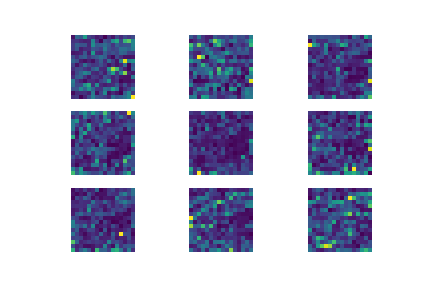

Python code for this plot:

# coding: utf-8

# In[5]:


import cv2
import numpy as np
from save import result
import matplotlib.pyplot as plt
get_ipython().run_line_magic('matplotlib', 'inline')

img = cv2.imread("imori.jpg").astype(np.float32)
H, W, C = img.shape
gray_img = 0.2126 * img[:,:,2] + 0.7152 * img[:,:,1] + 0.0722 * img[:,:, 0]
gray_img = np.pad(gray_img, (1,1), 'edge')

# gradients
gx = gray_img[1:H+1, 2:] - gray_img[1:H+1, :W]
gy = gray_img[2:, 1:W+1] - gray_img[:H, 1:W+1]

# magnitude and angle of gradients
mag = np.sqrt(np.power(gx, 2) + np.power(gy, 2))
ang = np.arctan(gy / gx) + np.pi/2

# mag = (mag / np.max(mag) * 255).astype(np.uint8)
# quantize the angle of gradients
q_ang = np.zeros_like(ang, dtype=np.int)
d = np.pi / 9
for i in range(9):
    q_ang[np.where((ang >= d * i) & (ang <= d * (i+1)))] = i

# cell
N = 8
cell_H = H // N
cell_W = W // N
hist = np.zeros((cell_H, cell_W, 9), dtype=np.float32)

for h in range(cell_H):
    for w in range(cell_W):
        for y in range(N):
            for x in range(N):
                hist[h, w, q_ang[N*h+y, N*w+x]] += mag[N*h+y, N*w+x]


# In[6]:


# normalize the histogram
C = 3
c = C // 2
epsilon = 1
for h in range(cell_H):
    for w in range(cell_W):
        hist[h, w] /= np.sqrt(np.sum(np.power(hist[max(0, h-c):min(cell_H, h+C-c), max(0, w-c):min(cell_W, w+C-c)], 2)) + epsilon)


# In[7]:


for i in range(9):
    plt.subplot(331+i)
    plt.imshow(hist[:,:,i])
    plt.axis('off')
plt.savefig("68")
plt.show()
